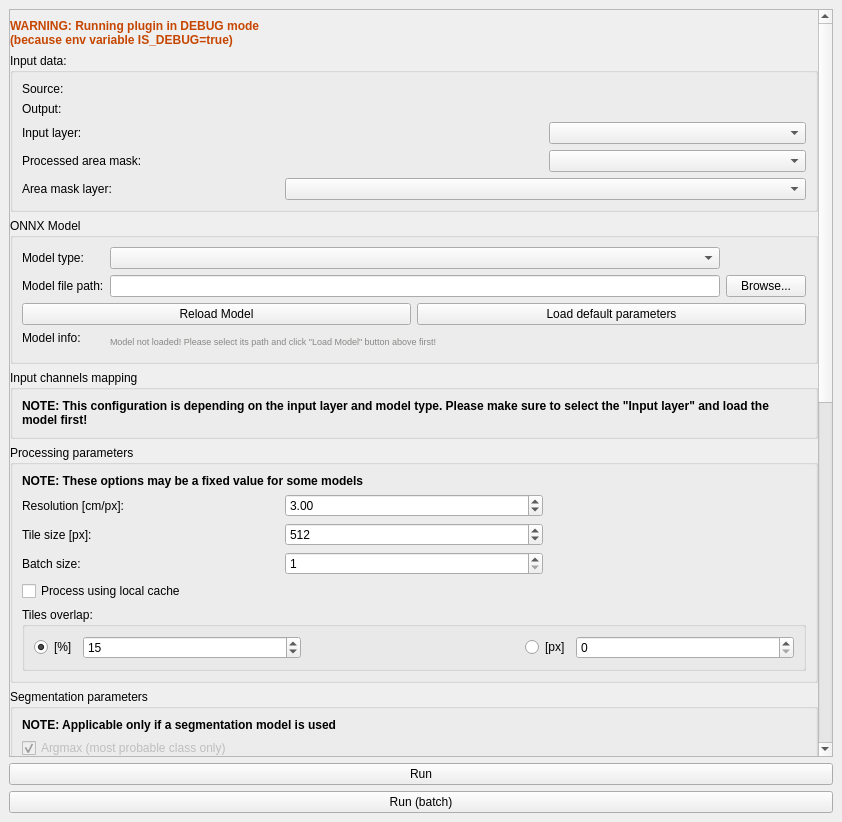
<?xml version="1.0" encoding="UTF-8"?>
<ui version="4.0">
 <class>DeepnessDockWidgetBase</class>
 <widget class="QDockWidget" name="DeepnessDockWidgetBase">
  <property name="geometry">
   <rect>
    <x>0</x>
    <y>0</y>
    <width>842</width>
    <height>822</height>
   </rect>
  </property>
  <property name="windowTitle">
   <string>Deepness - Field Eyes</string>
  </property>
  <widget class="QWidget" name="dockWidgetContents">
   <layout class="QGridLayout" name="gridLayout">
    <item row="0" column="0">
     <widget class="QScrollArea" name="scrollArea">
      <property name="widgetResizable">
       <bool>true</bool>
      </property>
      <widget class="QWidget" name="scrollAreaWidgetContents">
       <property name="geometry">
        <rect>
         <x>0</x>
         <y>0</y>
         <width>805</width>
         <height>1315</height>
        </rect>
       </property>
       <layout class="QVBoxLayout" name="verticalLayout_3">
        <property name="leftMargin">
         <number>0</number>
        </property>
        <property name="rightMargin">
         <number>0</number>
        </property>
        <property name="bottomMargin">
         <number>0</number>
        </property>
        <item>
         <widget class="QLabel" name="label_debugModeWarning">
          <property name="font">
           <font>
            <pointsize>9</pointsize>
            <weight>75</weight>
            <bold>true</bold>
           </font>
          </property>
          <property name="styleSheet">
           <string notr="true">color:rgb(198, 70, 0)</string>
          </property>
          <property name="text">
           <string>WARNING: Running plugin in DEBUG mode
(because env variable IS_DEBUG=true)</string>
          </property>
         </widget>
        </item>
        <item>
         <widget class="QgsCollapsibleGroupBox" name="mGroupBox_3">
          <property name="sizePolicy">
           <sizepolicy hsizetype="Preferred" vsizetype="Maximum">
            <horstretch>0</horstretch>
            <verstretch>0</verstretch>
           </sizepolicy>
          </property>
          <property name="title">
           <string>Input data:</string>
          </property>
          <layout class="QGridLayout" name="gridLayout_5">
           <item row="6" column="2">
            <widget class="QComboBox" name="comboBox_processedAreaSelection">
             <property name="toolTip">
              <string>&lt;html&gt;&lt;head/&gt;&lt;body&gt;&lt;p&gt;Defines what part of the &amp;quot;Input layer&amp;quot; should be processed.&lt;/p&gt;&lt;p&gt;&lt;br/&gt; - &amp;quot;&lt;span style=&quot; font-style:italic;&quot;&gt;Visible Part&lt;/span&gt;&amp;quot; allows to process the part currently visible on the map canvas.&lt;br/&gt; - &amp;quot;&lt;span style=&quot; font-style:italic;&quot;&gt;Entire Layer&lt;/span&gt;&amp;quot; allows to process the entire ortophoto file&lt;br/&gt; - &amp;quot;&lt;span style=&quot; font-style:italic;&quot;&gt;From Polygons&lt;/span&gt;&amp;quot; allows to select a polygon describing the area to be processed (e.g. if the processed field is a polygon, and we don't want to process outside of it)&lt;/p&gt;&lt;/body&gt;&lt;/html&gt;</string>
             </property>
            </widget>
           </item>
           <item row="2" column="0">
            <widget class="QLabel" name="label_17">
             <property name="text">
              <string>Output:</string>
             </property>
            </widget>
           </item>
           <item row="1" column="2">
            <widget class="QgsFileWidget" name="mQgsFileWidget">
             <property name="storageMode">
              <enum>QgsFileWidget::GetDirectory</enum>
             </property>
            </widget>
           </item>
           <item row="4" column="0">
            <widget class="QLabel" name="label_10">
             <property name="text">
              <string>Input layer:</string>
             </property>
            </widget>
           </item>
           <item row="2" column="2">
            <widget class="QgsFileWidget" name="mQgsFileWidget_2">
             <property name="storageMode">
              <enum>QgsFileWidget::GetDirectory</enum>
             </property>
            </widget>
           </item>
           <item row="1" column="0">
            <widget class="QLabel" name="label_9">
             <property name="text">
              <string>Source:</string>
             </property>
            </widget>
           </item>
           <item row="7" column="1" colspan="2">
            <widget class="QgsMapLayerComboBox" name="mMapLayerComboBox_areaMaskLayer">
             <property name="toolTip">
              <string>&lt;html&gt;&lt;head/&gt;&lt;body&gt;&lt;p&gt;Defines the layer which is being used as a mask for the processing of &amp;quot;Input layer&amp;quot;. &lt;br/&gt;Only pixels within this mask layer will be processed.&lt;/p&gt;&lt;p&gt;Needs to be a vector layer.&lt;/p&gt;&lt;/body&gt;&lt;/html&gt;</string>
             </property>
            </widget>
           </item>
           <item row="4" column="2">
            <widget class="QgsMapLayerComboBox" name="mMapLayerComboBox_inputLayer">
             <property name="toolTip">
              <string>&lt;html&gt;&lt;head/&gt;&lt;body&gt;&lt;p&gt;&lt;span style=&quot; font-weight:600;&quot;&gt;Layer which will be processed.&lt;/span&gt;&lt;/p&gt;&lt;p&gt;Most probably this is your ortophoto or map source (like satellite image from google earth).&lt;br/&gt;Needs to be a raster layer.&lt;/p&gt;&lt;/body&gt;&lt;/html&gt;</string>
             </property>
            </widget>
           </item>
           <item row="7" column="0">
            <widget class="QLabel" name="label_areaMaskLayer">
             <property name="text">
              <string>Area mask layer:</string>
             </property>
            </widget>
           </item>
           <item row="6" column="0">
            <widget class="QLabel" name="label_11">
             <property name="text">
              <string>Processed area mask:</string>
             </property>
            </widget>
           </item>
          </layout>
         </widget>
        </item>
        <item>
         <widget class="QgsCollapsibleGroupBox" name="mGroupBox">
          <property name="sizePolicy">
           <sizepolicy hsizetype="Preferred" vsizetype="Maximum">
            <horstretch>0</horstretch>
            <verstretch>0</verstretch>
           </sizepolicy>
          </property>
          <property name="title">
           <string>ONNX Model</string>
          </property>
          <layout class="QGridLayout" name="gridLayout_7">
           <item row="1" column="1">
            <widget class="QLineEdit" name="lineEdit_modelPath">
             <property name="enabled">
              <bool>true</bool>
             </property>
             <property name="toolTip">
              <string>Path to the model file</string>
             </property>
            </widget>
           </item>
           <item row="1" column="0">
            <widget class="QLabel" name="label_4">
             <property name="text">
              <string>Model file path:</string>
             </property>
            </widget>
           </item>
           <item row="1" column="2">
            <widget class="QPushButton" name="pushButton_browseModelPath">
             <property name="enabled">
              <bool>true</bool>
             </property>
             <property name="text">
              <string>Browse...</string>
             </property>
            </widget>
           </item>
           <item row="0" column="0">
            <widget class="QLabel" name="label_5">
             <property name="text">
              <string>Model type:</string>
             </property>
            </widget>
           </item>
           <item row="0" column="1">
            <widget class="QComboBox" name="comboBox_modelType">
             <property name="toolTip">
              <string>&lt;html&gt;&lt;head/&gt;&lt;body&gt;&lt;p&gt;Type of the model (model class) which you want to use.&lt;br/&gt;You should obtain this information along with the model file.&lt;/p&gt;&lt;p&gt;Please refer to the plugin documentation for more details.&lt;/p&gt;&lt;/body&gt;&lt;/html&gt;</string>
             </property>
            </widget>
           </item>
           <item row="4" column="0">
            <widget class="QLabel" name="label_3">
             <property name="text">
              <string>Model info:</string>
             </property>
            </widget>
           </item>
           <item row="4" column="1" rowspan="2" colspan="2">
            <widget class="QLabel" name="label_modelInfo">
             <property name="font">
              <font>
               <pointsize>7</pointsize>
              </font>
             </property>
             <property name="styleSheet">
              <string notr="true">color: rgb(135, 135, 133);</string>
             </property>
             <property name="text">
              <string>Model not loaded! Please select its path and click &quot;Load Model&quot; button above first!</string>
             </property>
             <property name="wordWrap">
              <bool>true</bool>
             </property>
            </widget>
           </item>
           <item row="3" column="0" colspan="3">
            <layout class="QHBoxLayout" name="horizontalLayout_10">
             <item>
              <widget class="QPushButton" name="pushButton_reloadModel">
               <property name="toolTip">
                <string>Reload the model given in the line edit above</string>
               </property>
               <property name="text">
                <string>Reload Model</string>
               </property>
              </widget>
             </item>
             <item>
              <widget class="QPushButton" name="pushButton_loadDefaultModelParameters">
               <property name="toolTip">
                <string>&lt;html&gt;&lt;head/&gt;&lt;body&gt;&lt;p&gt;&lt;span style=&quot; font-weight:600;&quot;&gt;Load default model parameters.&lt;/span&gt;&lt;/p&gt;&lt;p&gt;ONNX Models can have metadata, which can be parsed and used to set default value for fields in UI, w.g. for tile_size or confidence threshold&lt;/p&gt;&lt;/body&gt;&lt;/html&gt;</string>
               </property>
               <property name="text">
                <string>Load default parameters</string>
               </property>
              </widget>
             </item>
            </layout>
           </item>
          </layout>
         </widget>
        </item>
        <item>
         <widget class="QgsCollapsibleGroupBox" name="mGroupBox_2">
          <property name="sizePolicy">
           <sizepolicy hsizetype="Preferred" vsizetype="Maximum">
            <horstretch>0</horstretch>
            <verstretch>0</verstretch>
           </sizepolicy>
          </property>
          <property name="title">
           <string>Input channels mapping</string>
          </property>
          <layout class="QGridLayout" name="gridLayout_4">
           <item row="1" column="0">
            <layout class="QVBoxLayout" name="verticalLayout_inputChannelsMapping"/>
           </item>
           <item row="0" column="0">
            <widget class="QLabel" name="label_12">
             <property name="font">
              <font>
               <weight>75</weight>
               <bold>true</bold>
              </font>
             </property>
             <property name="text">
              <string>NOTE: This configuration is depending on the input layer and model type. Please make sure to select the &quot;Input layer&quot; and load the model first!</string>
             </property>
             <property name="wordWrap">
              <bool>true</bool>
             </property>
            </widget>
           </item>
          </layout>
         </widget>
        </item>
        <item>
         <widget class="QgsCollapsibleGroupBox" name="mGroupBox_4">
          <property name="sizePolicy">
           <sizepolicy hsizetype="Preferred" vsizetype="Maximum">
            <horstretch>0</horstretch>
            <verstretch>0</verstretch>
           </sizepolicy>
          </property>
          <property name="title">
           <string>Processing parameters</string>
          </property>
          <layout class="QGridLayout" name="gridLayout_8">
           <item row="6" column="0" colspan="3">
            <widget class="QGroupBox" name="groupBox">
             <property name="title">
              <string>Tiles overlap:</string>
             </property>
             <layout class="QGridLayout" name="gridLayout_3">
              <item row="0" column="3">
               <widget class="QRadioButton" name="radioButton_processingTileOverlapPixels">
                <property name="text">
                 <string>[px]</string>
                </property>
               </widget>
              </item>
              <item row="0" column="2">
               <spacer name="horizontalSpacer_2">
                <property name="orientation">
                 <enum>Qt::Horizontal</enum>
                </property>
                <property name="sizeHint" stdset="0">
                 <size>
                  <width>40</width>
                  <height>20</height>
                 </size>
                </property>
               </spacer>
              </item>
              <item row="0" column="1">
               <widget class="QSpinBox" name="spinBox_processingTileOverlapPercentage">
                <property name="sizePolicy">
                 <sizepolicy hsizetype="MinimumExpanding" vsizetype="Fixed">
                  <horstretch>0</horstretch>
                  <verstretch>0</verstretch>
                 </sizepolicy>
                </property>
                <property name="minimumSize">
                 <size>
                  <width>80</width>
                  <height>0</height>
                 </size>
                </property>
                <property name="toolTip">
                 <string>&lt;html&gt;&lt;head/&gt;&lt;body&gt;&lt;p&gt;Defines how much tiles should overlap on their neighbours during processing.&lt;/p&gt;&lt;p&gt;Especially required for model which introduce distortions on the edges of images, so that it can be removed in postprocessing.&lt;/p&gt;&lt;/body&gt;&lt;/html&gt;</string>
                </property>
                <property name="suffix">
                 <string/>
                </property>
                <property name="value">
                 <number>15</number>
                </property>
               </widget>
              </item>
              <item row="0" column="4">
               <widget class="QSpinBox" name="spinBox_processingTileOverlapPixels">
                <property name="sizePolicy">
                 <sizepolicy hsizetype="MinimumExpanding" vsizetype="Fixed">
                  <horstretch>0</horstretch>
                  <verstretch>0</verstretch>
                 </sizepolicy>
                </property>
                <property name="minimumSize">
                 <size>
                  <width>80</width>
                  <height>0</height>
                 </size>
                </property>
                <property name="maximum">
                 <number>9999999</number>
                </property>
               </widget>
              </item>
              <item row="0" column="0">
               <widget class="QRadioButton" name="radioButton_processingTileOverlapPercentage">
                <property name="text">
                 <string>[%]</string>
                </property>
                <property name="checked">
                 <bool>true</bool>
                </property>
               </widget>
              </item>
             </layout>
            </widget>
           </item>
           <item row="2" column="1">
            <widget class="QSpinBox" name="spinBox_tileSize_px">
             <property name="enabled">
              <bool>true</bool>
             </property>
             <property name="toolTip">
              <string>&lt;html&gt;&lt;head/&gt;&lt;body&gt;&lt;p&gt;Size of the images passed to the model.&lt;/p&gt;&lt;p&gt;Usually needs to be the same as the one used during training.&lt;/p&gt;&lt;/body&gt;&lt;/html&gt;</string>
             </property>
             <property name="maximum">
              <number>99999</number>
             </property>
             <property name="value">
              <number>512</number>
             </property>
            </widget>
           </item>
           <item row="1" column="1">
            <widget class="QDoubleSpinBox" name="doubleSpinBox_resolution_cm_px">
             <property name="toolTip">
              <string>&lt;html&gt;&lt;head/&gt;&lt;body&gt;&lt;p&gt;Defines the processing resolution of the &amp;quot;Input layer&amp;quot;.&lt;/p&gt;&lt;p&gt;&lt;br/&gt;&lt;/p&gt;&lt;p&gt;Determines the resolution of images fed into the model, allowing to scale the input images.&lt;/p&gt;&lt;p&gt;Should be similar as the resolution used to train the model.&lt;/p&gt;&lt;/body&gt;&lt;/html&gt;</string>
             </property>
             <property name="decimals">
              <number>2</number>
             </property>
             <property name="minimum">
              <double>0.000000000000000</double>
             </property>
             <property name="maximum">
              <double>999999.000000000000000</double>
             </property>
             <property name="value">
              <double>3.000000000000000</double>
             </property>
            </widget>
           </item>
           <item row="2" column="0">
            <widget class="QLabel" name="label_8">
             <property name="text">
              <string>Tile size [px]:</string>
             </property>
            </widget>
           </item>
           <item row="1" column="0">
            <widget class="QLabel" name="label">
             <property name="text">
              <string>Resolution [cm/px]:</string>
             </property>
            </widget>
           </item>
           <item row="0" column="0" colspan="3">
            <widget class="QLabel" name="label_13">
             <property name="font">
              <font>
               <weight>75</weight>
               <italic>false</italic>
               <bold>true</bold>
              </font>
             </property>
             <property name="text">
              <string>NOTE: These options may be a fixed value for some models</string>
             </property>
             <property name="wordWrap">
              <bool>true</bool>
             </property>
            </widget>
           </item>
           <item row="3" column="0">
            <widget class="QLabel" name="label_19">
             <property name="text">
              <string>Batch size:</string>
             </property>
            </widget>
           </item>
           <item row="3" column="1">
            <widget class="QSpinBox" name="spinBox_batchSize">
             <property name="toolTip">
              <string>&lt;html&gt;&lt;head/&gt;&lt;body&gt;&lt;p&gt;The size of the data batch in the model.&lt;/p&gt;&lt;p&gt;The size depends on the computing resources, in particular the available RAM / GPU memory.&lt;/p&gt;&lt;/body&gt;&lt;/html&gt;</string>
             </property>
             <property name="minimum">
              <number>1</number>
             </property>
             <property name="maximum">
              <number>9999999</number>
             </property>
            </widget>
           </item>
           <item row="4" column="0">
            <widget class="QCheckBox" name="checkBox_local_cache">
             <property name="toolTip">
              <string>&lt;html&gt;&lt;head/&gt;&lt;body&gt;&lt;p&gt;If True, local memory caching is performed - this is helpful when large area maps are processed, but is probably slower than processing in RAM.&lt;/p&gt;&lt;p&gt;&lt;br/&gt;&lt;/p&gt;&lt;/body&gt;&lt;/html&gt;</string>
             </property>
             <property name="text">
              <string>Process using local cache</string>
             </property>
            </widget>
           </item>
          </layout>
         </widget>
        </item>
        <item>
         <widget class="QgsCollapsibleGroupBox" name="mGroupBox_segmentationParameters">
          <property name="sizePolicy">
           <sizepolicy hsizetype="Preferred" vsizetype="Maximum">
            <horstretch>0</horstretch>
            <verstretch>0</verstretch>
           </sizepolicy>
          </property>
          <property name="title">
           <string>Segmentation parameters</string>
          </property>
          <layout class="QGridLayout" name="gridLayout_10">
           <item row="2" column="2">
            <widget class="QDoubleSpinBox" name="doubleSpinBox_probabilityThreshold">
             <property name="toolTip">
              <string>&lt;html&gt;&lt;head/&gt;&lt;body&gt;&lt;p&gt;Minimum required probability for the class to be considered as belonging to this class.&lt;/p&gt;&lt;/body&gt;&lt;/html&gt;</string>
             </property>
             <property name="decimals">
              <number>2</number>
             </property>
             <property name="maximum">
              <double>1.000000000000000</double>
             </property>
             <property name="singleStep">
              <double>0.050000000000000</double>
             </property>
             <property name="value">
              <double>0.500000000000000</double>
             </property>
            </widget>
           </item>
           <item row="1" column="1">
            <widget class="QCheckBox" name="checkBox_pixelClassArgmaxEnabled">
             <property name="enabled">
              <bool>false</bool>
             </property>
             <property name="toolTip">
              <string/>
             </property>
             <property name="text">
              <string>Argmax (most probable class only)</string>
             </property>
             <property name="checked">
              <bool>true</bool>
             </property>
            </widget>
           </item>
           <item row="2" column="1">
            <widget class="QCheckBox" name="checkBox_pixelClassEnableThreshold">
             <property name="text">
              <string>Apply class probability threshold:</string>
             </property>
             <property name="checked">
              <bool>true</bool>
             </property>
            </widget>
           </item>
           <item row="3" column="2">
            <widget class="QSpinBox" name="spinBox_dilateErodeSize">
             <property name="toolTip">
              <string>&lt;html&gt;&lt;head/&gt;&lt;body&gt;&lt;p&gt;Postprocessing option, to remove small areas (small clusters of pixels) belonging to each class, smoothing the predictions.&lt;/p&gt;&lt;p&gt;The actual size (in meters) of the smoothing can be calculated as &amp;quot;Resolution&amp;quot; * &amp;quot;value of this parameter&amp;quot;.&lt;br/&gt;Works as application of dilate and erode operation (twice, in reverse order).&lt;br/&gt;Similar effect to median filter.&lt;/p&gt;&lt;/body&gt;&lt;/html&gt;</string>
             </property>
             <property name="value">
              <number>9</number>
             </property>
            </widget>
           </item>
           <item row="0" column="1" colspan="2">
            <widget class="QLabel" name="label_2">
             <property name="font">
              <font>
               <weight>75</weight>
               <bold>true</bold>
              </font>
             </property>
             <property name="text">
              <string>NOTE: Applicable only if a segmentation model is used</string>
             </property>
            </widget>
           </item>
           <item row="3" column="1">
            <widget class="QCheckBox" name="checkBox_removeSmallAreas">
             <property name="text">
              <string>Remove small segment 
 areas (dilate/erode size) [px]:</string>
             </property>
             <property name="checked">
              <bool>true</bool>
             </property>
            </widget>
           </item>
          </layout>
         </widget>
        </item>
        <item>
         <widget class="QgsCollapsibleGroupBox" name="mGroupBox_superresolutionParameters">
          <property name="sizePolicy">
           <sizepolicy hsizetype="Preferred" vsizetype="Maximum">
            <horstretch>0</horstretch>
            <verstretch>0</verstretch>
           </sizepolicy>
          </property>
          <property name="title">
           <string>Superresolution Parameters</string>
          </property>
          <layout class="QGridLayout" name="gridLayout_6">
           <item row="0" column="0">
            <widget class="QLabel" name="label_7">
             <property name="text">
              <string>Upscaling Factor</string>
             </property>
            </widget>
           </item>
           <item row="0" column="1">
            <widget class="QgsSpinBox" name="doubleSpinBox_superresolutionScaleFactor">
             <property name="minimum">
              <number>2</number>
             </property>
            </widget>
           </item>
           <item row="1" column="1">
            <widget class="QgsDoubleSpinBox" name="doubleSpinBox_superresolutionScaling">
             <property name="maximum">
              <double>100000000000.000000000000000</double>
             </property>
             <property name="value">
              <double>255.000000000000000</double>
             </property>
            </widget>
           </item>
           <item row="1" column="0">
            <widget class="QLabel" name="label_14">
             <property name="text">
              <string>Output scaling</string>
             </property>
            </widget>
           </item>
          </layout>
         </widget>
        </item>
        <item>
         <widget class="QgsCollapsibleGroupBox" name="mGroupBox_regressionParameters">
          <property name="sizePolicy">
           <sizepolicy hsizetype="Preferred" vsizetype="Maximum">
            <horstretch>0</horstretch>
            <verstretch>0</verstretch>
           </sizepolicy>
          </property>
          <property name="title">
           <string>Regression parameters</string>
          </property>
          <layout class="QGridLayout" name="gridLayout_11">
           <item row="1" column="1">
            <widget class="QDoubleSpinBox" name="doubleSpinBox_regressionScaling">
             <property name="toolTip">
              <string>&lt;html&gt;&lt;head/&gt;&lt;body&gt;&lt;p&gt;Scaling factor for model output values.&lt;/p&gt;&lt;p&gt;Each pixel value will be multiplied by this factor.&lt;/p&gt;&lt;/body&gt;&lt;/html&gt;</string>
             </property>
             <property name="decimals">
              <number>3</number>
             </property>
             <property name="maximum">
              <double>9999.000000000000000</double>
             </property>
             <property name="value">
              <double>1.000000000000000</double>
             </property>
            </widget>
           </item>
           <item row="1" column="0">
            <widget class="QLabel" name="label_6">
             <property name="text">
              <string>Output scaling 
(keep 1.00 if max output value is 1):</string>
             </property>
            </widget>
           </item>
          </layout>
         </widget>
        </item>
        <item>
         <widget class="QgsCollapsibleGroupBox" name="mGroupBox_recognitionParameters">
          <property name="sizePolicy">
           <sizepolicy hsizetype="Preferred" vsizetype="Maximum">
            <horstretch>0</horstretch>
            <verstretch>0</verstretch>
           </sizepolicy>
          </property>
          <property name="title">
           <string>Recognition parameters</string>
          </property>
          <layout class="QGridLayout" name="gridLayout_12">
           <item row="1" column="1" colspan="2">
            <widget class="QLabel" name="label_23">
             <property name="font">
              <font>
               <weight>75</weight>
               <bold>true</bold>
              </font>
             </property>
             <property name="text">
              <string>NOTE: Applicable only if a recognition model is used</string>
             </property>
            </widget>
           </item>
           <item row="3" column="1" colspan="2">
            <widget class="QLabel" name="label_24">
             <property name="text">
              <string>Image to localize path:</string>
             </property>
            </widget>
           </item>
           <item row="4" column="1">
            <widget class="QLineEdit" name="lineEdit_recognitionPath"/>
           </item>
           <item row="4" column="2">
            <widget class="QPushButton" name="pushButton_browseQueryImagePath">
             <property name="text">
              <string>Browse</string>
             </property>
            </widget>
           </item>
          </layout>
         </widget>
        </item>
        <item>
         <widget class="QgsCollapsibleGroupBox" name="mGroupBox_detectionParameters">
          <property name="title">
           <string>Detection parameters</string>
          </property>
          <layout class="QGridLayout" name="gridLayout_9">
           <item row="3" column="0">
            <widget class="QLabel" name="label_21">
             <property name="text">
              <string>Confidence:</string>
             </property>
            </widget>
           </item>
           <item row="1" column="0">
            <widget class="QLabel" name="label_16">
             <property name="text">
              <string>Detector type:</string>
             </property>
            </widget>
           </item>
           <item row="1" column="1">
            <widget class="QComboBox" name="comboBox_detectorType"/>
           </item>
           <item row="5" column="0">
            <widget class="QLabel" name="label_22">
             <property name="text">
              <string>IoU threshold:</string>
             </property>
            </widget>
           </item>
           <item row="3" column="1">
            <widget class="QDoubleSpinBox" name="doubleSpinBox_confidence">
             <property name="toolTip">
              <string>&lt;html&gt;&lt;head/&gt;&lt;body&gt;&lt;p&gt;Minimal confidence of the potential detection, to consider it as a detection.&lt;/p&gt;&lt;/body&gt;&lt;/html&gt;</string>
             </property>
             <property name="decimals">
              <number>2</number>
             </property>
             <property name="maximum">
              <double>1.000000000000000</double>
             </property>
             <property name="singleStep">
              <double>0.050000000000000</double>
             </property>
            </widget>
           </item>
           <item row="0" column="0" colspan="2">
            <widget class="QLabel" name="label_20">
             <property name="font">
              <font>
               <weight>75</weight>
               <bold>true</bold>
              </font>
             </property>
             <property name="text">
              <string>NOTE: Applicable only if a detection model is used</string>
             </property>
            </widget>
           </item>
           <item row="2" column="0" colspan="2">
            <widget class="QLabel" name="label_detectorTypeDescription">
             <property name="font">
              <font>
               <pointsize>9</pointsize>
              </font>
             </property>
             <property name="text">
              <string>Here goes a longer description of detector type...</string>
             </property>
            </widget>
           </item>
           <item row="5" column="1">
            <widget class="QDoubleSpinBox" name="doubleSpinBox_iouScore">
             <property name="toolTip">
              <string>&lt;html&gt;&lt;head/&gt;&lt;body&gt;&lt;p&gt;Parameter used in Non Maximum Suppression in post processing.&lt;/p&gt;&lt;p&gt;Defines the threshold of overlap between to neighbouring detections, to consider them as the same object.&lt;/p&gt;&lt;/body&gt;&lt;/html&gt;</string>
             </property>
             <property name="decimals">
              <number>2</number>
             </property>
             <property name="maximum">
              <double>1.000000000000000</double>
             </property>
             <property name="singleStep">
              <double>0.050000000000000</double>
             </property>
            </widget>
           </item>
          </layout>
         </widget>
        </item>
        <item>
         <widget class="QgsCollapsibleGroupBox" name="mGroupBox_8">
          <property name="sizePolicy">
           <sizepolicy hsizetype="Preferred" vsizetype="Maximum">
            <horstretch>0</horstretch>
            <verstretch>0</verstretch>
           </sizepolicy>
          </property>
          <property name="title">
           <string>Training data export</string>
          </property>
          <property name="checkable">
           <bool>false</bool>
          </property>
          <layout class="QVBoxLayout" name="verticalLayout_4">
           <item>
            <widget class="QLabel" name="label_15">
             <property name="text">
              <string>Note: This group allows to export the data for the training process, with similar data as during inference.</string>
             </property>
             <property name="wordWrap">
              <bool>true</bool>
             </property>
            </widget>
           </item>
           <item>
            <layout class="QVBoxLayout" name="verticalLayout_trainingDataExport"/>
           </item>
           <item>
            <layout class="QHBoxLayout" name="horizontalLayout_2">
             <item>
              <spacer name="horizontalSpacer">
               <property name="orientation">
                <enum>Qt::Horizontal</enum>
               </property>
               <property name="sizeHint" stdset="0">
                <size>
                 <width>40</width>
                 <height>20</height>
                </size>
               </property>
              </spacer>
             </item>
             <item>
              <widget class="QPushButton" name="pushButton_runTrainingDataExport">
               <property name="toolTip">
                <string>&lt;html&gt;&lt;head/&gt;&lt;body&gt;&lt;p&gt;Run the export of the data&lt;/p&gt;&lt;/body&gt;&lt;/html&gt;</string>
               </property>
               <property name="text">
                <string>Export training data</string>
               </property>
              </widget>
             </item>
            </layout>
           </item>
           <item>
            <widget class="QWidget" name="widget_3" native="true">
             <layout class="QHBoxLayout" name="horizontalLayout">
              <property name="leftMargin">
               <number>0</number>
              </property>
              <property name="topMargin">
               <number>0</number>
              </property>
              <property name="rightMargin">
               <number>0</number>
              </property>
              <property name="bottomMargin">
               <number>0</number>
              </property>
             </layout>
            </widget>
           </item>
          </layout>
         </widget>
        </item>
        <item>
         <spacer name="verticalSpacer">
          <property name="orientation">
           <enum>Qt::Vertical</enum>
          </property>
          <property name="sizeHint" stdset="0">
           <size>
            <width>20</width>
            <height>40</height>
           </size>
          </property>
         </spacer>
        </item>
       </layout>
      </widget>
     </widget>
    </item>
    <item row="3" column="0">
     <widget class="QPushButton" name="pushButton_runInference_batch">
      <property name="text">
       <string>Run (batch)</string>
      </property>
     </widget>
    </item>
    <item row="1" column="0">
     <layout class="QVBoxLayout" name="verticalLayout">
      <item>
       <widget class="QPushButton" name="pushButton_runInference">
        <property name="toolTip">
         <string>&lt;html&gt;&lt;head/&gt;&lt;body&gt;&lt;p&gt;Run the inference, for the selected above paraeters.&lt;/p&gt;&lt;/body&gt;&lt;/html&gt;</string>
        </property>
        <property name="text">
         <string>Run</string>
        </property>
       </widget>
      </item>
     </layout>
    </item>
   </layout>
  </widget>
 </widget>
 <customwidgets>
  <customwidget>
   <class>QgsCollapsibleGroupBox</class>
   <extends>QGroupBox</extends>
   <header>qgscollapsiblegroupbox.h</header>
   <container>1</container>
  </customwidget>
  <customwidget>
   <class>QgsDoubleSpinBox</class>
   <extends>QDoubleSpinBox</extends>
   <header>qgsdoublespinbox.h</header>
  </customwidget>
  <customwidget>
   <class>QgsFileWidget</class>
   <extends>QWidget</extends>
   <header>qgsfilewidget.h</header>
  </customwidget>
  <customwidget>
   <class>QgsMapLayerComboBox</class>
   <extends>QComboBox</extends>
   <header>qgsmaplayercombobox.h</header>
  </customwidget>
  <customwidget>
   <class>QgsSpinBox</class>
   <extends>QSpinBox</extends>
   <header>qgsspinbox.h</header>
  </customwidget>
 </customwidgets>
 <resources/>
 <connections/>
</ui>
